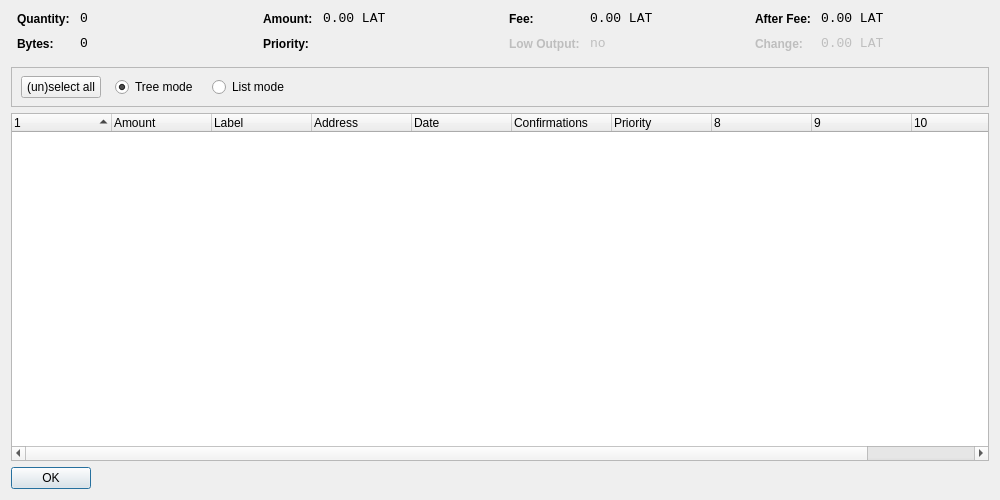
<?xml version="1.0" encoding="UTF-8"?>
<ui version="4.0">
 <class>CoinControlDialog</class>
 <widget class="QDialog" name="CoinControlDialog">
  <property name="geometry">
   <rect>
    <x>0</x>
    <y>0</y>
    <width>1000</width>
    <height>500</height>
   </rect>
  </property>
  <property name="windowTitle">
   <string>Coin Control</string>
  </property>
  <layout class="QVBoxLayout" name="verticalLayout">
   <item>
    <layout class="QHBoxLayout" name="horizontalLayoutTop" stretch="0,0,0,0">
     <property name="topMargin">
      <number>0</number>
     </property>
     <property name="bottomMargin">
      <number>10</number>
     </property>
     <item>
      <layout class="QFormLayout" name="formLayoutCoinControl1">
       <property name="horizontalSpacing">
        <number>10</number>
       </property>
       <property name="verticalSpacing">
        <number>10</number>
       </property>
       <property name="leftMargin">
        <number>6</number>
       </property>
       <property name="rightMargin">
        <number>6</number>
       </property>
       <item row="0" column="0">
        <widget class="QLabel" name="labelCoinControlQuantityText">
         <property name="styleSheet">
          <string notr="true">font-weight:bold;</string>
         </property>
         <property name="text">
          <string>Quantity:</string>
         </property>
        </widget>
       </item>
       <item row="0" column="1">
        <widget class="QLabel" name="labelCoinControlQuantity">
         <property name="font">
          <font>
           <family>Monospace</family>
           <pointsize>10</pointsize>
          </font>
         </property>
         <property name="cursor">
          <cursorShape>IBeamCursor</cursorShape>
         </property>
         <property name="contextMenuPolicy">
          <enum>Qt::ActionsContextMenu</enum>
         </property>
         <property name="text">
          <string>0</string>
         </property>
         <property name="textInteractionFlags">
          <set>Qt::LinksAccessibleByMouse|Qt::TextSelectableByKeyboard|Qt::TextSelectableByMouse</set>
         </property>
        </widget>
       </item>
       <item row="1" column="0">
        <widget class="QLabel" name="labelCoinControlBytesText">
         <property name="styleSheet">
          <string notr="true">font-weight:bold;</string>
         </property>
         <property name="text">
          <string>Bytes:</string>
         </property>
        </widget>
       </item>
       <item row="1" column="1">
        <widget class="QLabel" name="labelCoinControlBytes">
         <property name="font">
          <font>
           <family>Monospace</family>
           <pointsize>10</pointsize>
          </font>
         </property>
         <property name="cursor">
          <cursorShape>IBeamCursor</cursorShape>
         </property>
         <property name="contextMenuPolicy">
          <enum>Qt::ActionsContextMenu</enum>
         </property>
         <property name="text">
          <string>0</string>
         </property>
         <property name="textInteractionFlags">
          <set>Qt::LinksAccessibleByMouse|Qt::TextSelectableByKeyboard|Qt::TextSelectableByMouse</set>
         </property>
        </widget>
       </item>
      </layout>
     </item>
     <item>
      <layout class="QFormLayout" name="formLayoutCoinControl2">
       <property name="horizontalSpacing">
        <number>10</number>
       </property>
       <property name="verticalSpacing">
        <number>10</number>
       </property>
       <property name="leftMargin">
        <number>6</number>
       </property>
       <property name="rightMargin">
        <number>6</number>
       </property>
       <item row="0" column="0">
        <widget class="QLabel" name="labelCoinControlAmountText">
         <property name="styleSheet">
          <string notr="true">font-weight:bold;</string>
         </property>
         <property name="text">
          <string>Amount:</string>
         </property>
        </widget>
       </item>
       <item row="0" column="1">
        <widget class="QLabel" name="labelCoinControlAmount">
         <property name="font">
          <font>
           <family>Monospace</family>
           <pointsize>10</pointsize>
          </font>
         </property>
         <property name="cursor">
          <cursorShape>IBeamCursor</cursorShape>
         </property>
         <property name="contextMenuPolicy">
          <enum>Qt::ActionsContextMenu</enum>
         </property>
         <property name="text">
          <string>0.00 LAT</string>
         </property>
         <property name="textInteractionFlags">
          <set>Qt::LinksAccessibleByMouse|Qt::TextSelectableByKeyboard|Qt::TextSelectableByMouse</set>
         </property>
        </widget>
       </item>
       <item row="1" column="0">
        <widget class="QLabel" name="labelCoinControlPriorityText">
         <property name="styleSheet">
          <string notr="true">font-weight:bold;</string>
         </property>
         <property name="text">
          <string>Priority:</string>
         </property>
        </widget>
       </item>
       <item row="1" column="1">
        <widget class="QLabel" name="labelCoinControlPriority">
         <property name="font">
          <font>
           <family>Monospace</family>
           <pointsize>10</pointsize>
          </font>
         </property>
         <property name="cursor">
          <cursorShape>IBeamCursor</cursorShape>
         </property>
         <property name="contextMenuPolicy">
          <enum>Qt::ActionsContextMenu</enum>
         </property>
         <property name="text">
          <string/>
         </property>
         <property name="textInteractionFlags">
          <set>Qt::LinksAccessibleByMouse|Qt::TextSelectableByKeyboard|Qt::TextSelectableByMouse</set>
         </property>
        </widget>
       </item>
      </layout>
     </item>
     <item>
      <layout class="QFormLayout" name="formLayoutCoinControl3">
       <property name="horizontalSpacing">
        <number>10</number>
       </property>
       <property name="verticalSpacing">
        <number>10</number>
       </property>
       <property name="leftMargin">
        <number>6</number>
       </property>
       <property name="rightMargin">
        <number>6</number>
       </property>
       <item row="0" column="0">
        <widget class="QLabel" name="labelCoinControlFeeText">
         <property name="styleSheet">
          <string notr="true">font-weight:bold;</string>
         </property>
         <property name="text">
          <string>Fee:</string>
         </property>
        </widget>
       </item>
       <item row="0" column="1">
        <widget class="QLabel" name="labelCoinControlFee">
         <property name="font">
          <font>
           <family>Monospace</family>
           <pointsize>10</pointsize>
          </font>
         </property>
         <property name="cursor">
          <cursorShape>IBeamCursor</cursorShape>
         </property>
         <property name="contextMenuPolicy">
          <enum>Qt::ActionsContextMenu</enum>
         </property>
         <property name="text">
          <string>0.00 LAT</string>
         </property>
         <property name="textInteractionFlags">
          <set>Qt::LinksAccessibleByMouse|Qt::TextSelectableByKeyboard|Qt::TextSelectableByMouse</set>
         </property>
        </widget>
       </item>
       <item row="1" column="0">
        <widget class="QLabel" name="labelCoinControlLowOutputText">
         <property name="enabled">
          <bool>false</bool>
         </property>
         <property name="styleSheet">
          <string notr="true">font-weight:bold;</string>
         </property>
         <property name="text">
          <string>Low Output:</string>
         </property>
        </widget>
       </item>
       <item row="1" column="1">
        <widget class="QLabel" name="labelCoinControlLowOutput">
         <property name="enabled">
          <bool>false</bool>
         </property>
         <property name="font">
          <font>
           <family>Monospace</family>
           <pointsize>10</pointsize>
          </font>
         </property>
         <property name="cursor">
          <cursorShape>IBeamCursor</cursorShape>
         </property>
         <property name="contextMenuPolicy">
          <enum>Qt::ActionsContextMenu</enum>
         </property>
         <property name="text">
          <string>no</string>
         </property>
         <property name="textInteractionFlags">
          <set>Qt::LinksAccessibleByMouse|Qt::TextSelectableByKeyboard|Qt::TextSelectableByMouse</set>
         </property>
        </widget>
       </item>
      </layout>
     </item>
     <item>
      <layout class="QFormLayout" name="formLayoutCoinControl4">
       <property name="horizontalSpacing">
        <number>10</number>
       </property>
       <property name="verticalSpacing">
        <number>10</number>
       </property>
       <property name="leftMargin">
        <number>6</number>
       </property>
       <property name="rightMargin">
        <number>6</number>
       </property>
       <item row="0" column="0">
        <widget class="QLabel" name="labelCoinControlAfterFeeText">
         <property name="styleSheet">
          <string notr="true">font-weight:bold;</string>
         </property>
         <property name="text">
          <string>After Fee:</string>
         </property>
        </widget>
       </item>
       <item row="0" column="1">
        <widget class="QLabel" name="labelCoinControlAfterFee">
         <property name="font">
          <font>
           <family>Monospace</family>
           <pointsize>10</pointsize>
          </font>
         </property>
         <property name="cursor">
          <cursorShape>IBeamCursor</cursorShape>
         </property>
         <property name="contextMenuPolicy">
          <enum>Qt::ActionsContextMenu</enum>
         </property>
         <property name="text">
          <string>0.00 LAT</string>
         </property>
         <property name="textInteractionFlags">
          <set>Qt::LinksAccessibleByMouse|Qt::TextSelectableByKeyboard|Qt::TextSelectableByMouse</set>
         </property>
        </widget>
       </item>
       <item row="1" column="0">
        <widget class="QLabel" name="labelCoinControlChangeText">
         <property name="enabled">
          <bool>false</bool>
         </property>
         <property name="styleSheet">
          <string notr="true">font-weight:bold;</string>
         </property>
         <property name="text">
          <string>Change:</string>
         </property>
        </widget>
       </item>
       <item row="1" column="1">
        <widget class="QLabel" name="labelCoinControlChange">
         <property name="enabled">
          <bool>false</bool>
         </property>
         <property name="font">
          <font>
           <family>Monospace</family>
           <pointsize>10</pointsize>
          </font>
         </property>
         <property name="cursor">
          <cursorShape>IBeamCursor</cursorShape>
         </property>
         <property name="contextMenuPolicy">
          <enum>Qt::ActionsContextMenu</enum>
         </property>
         <property name="text">
          <string>0.00 LAT</string>
         </property>
         <property name="textInteractionFlags">
          <set>Qt::LinksAccessibleByMouse|Qt::TextSelectableByKeyboard|Qt::TextSelectableByMouse</set>
         </property>
        </widget>
       </item>
      </layout>
     </item>
    </layout>
   </item>
   <item>
    <widget class="QFrame" name="frame">
     <property name="minimumSize">
      <size>
       <width>0</width>
       <height>40</height>
      </size>
     </property>
     <property name="frameShape">
      <enum>QFrame::StyledPanel</enum>
     </property>
     <property name="frameShadow">
      <enum>QFrame::Sunken</enum>
     </property>
     <widget class="QWidget" name="horizontalLayoutWidget">
      <property name="geometry">
       <rect>
        <x>10</x>
        <y>0</y>
        <width>781</width>
        <height>41</height>
       </rect>
      </property>
      <layout class="QHBoxLayout" name="horizontalLayoutPanel" stretch="0,0,0,0,0">
       <property name="spacing">
        <number>14</number>
       </property>
       <item>
        <widget class="QPushButton" name="pushButtonSelectAll">
         <property name="sizePolicy">
          <sizepolicy hsizetype="Maximum" vsizetype="Fixed">
           <horstretch>0</horstretch>
           <verstretch>0</verstretch>
          </sizepolicy>
         </property>
         <property name="text">
          <string>(un)select all</string>
         </property>
        </widget>
       </item>
       <item>
        <widget class="QRadioButton" name="radioTreeMode">
         <property name="sizePolicy">
          <sizepolicy hsizetype="Maximum" vsizetype="Fixed">
           <horstretch>0</horstretch>
           <verstretch>0</verstretch>
          </sizepolicy>
         </property>
         <property name="text">
          <string>Tree mode</string>
         </property>
         <property name="checked">
          <bool>true</bool>
         </property>
        </widget>
       </item>
       <item>
        <widget class="QRadioButton" name="radioListMode">
         <property name="sizePolicy">
          <sizepolicy hsizetype="Maximum" vsizetype="Fixed">
           <horstretch>0</horstretch>
           <verstretch>0</verstretch>
          </sizepolicy>
         </property>
         <property name="text">
          <string>List mode</string>
         </property>
        </widget>
       </item>
       <item>
        <spacer name="horizontalSpacer">
         <property name="orientation">
          <enum>Qt::Horizontal</enum>
         </property>
         <property name="sizeHint" stdset="0">
          <size>
           <width>40</width>
           <height>20</height>
          </size>
         </property>
        </spacer>
       </item>
      </layout>
     </widget>
    </widget>
   </item>
   <item>
    <widget class="CoinControlTreeWidget" name="treeWidget">
     <property name="contextMenuPolicy">
      <enum>Qt::CustomContextMenu</enum>
     </property>
     <property name="sortingEnabled">
      <bool>false</bool>
     </property>
     <property name="columnCount">
      <number>11</number>
     </property>
     <attribute name="headerShowSortIndicator" stdset="0">
      <bool>true</bool>
     </attribute>
     <attribute name="headerStretchLastSection">
      <bool>false</bool>
     </attribute>
     <column>
      <property name="text">
       <string/>
      </property>
     </column>
     <column>
      <property name="text">
       <string>Amount</string>
      </property>
     </column>
     <column>
      <property name="text">
       <string>Label</string>
      </property>
     </column>
     <column>
      <property name="text">
       <string>Address</string>
      </property>
     </column>
     <column>
      <property name="text">
       <string>Date</string>
      </property>
     </column>
     <column>
      <property name="text">
       <string>Confirmations</string>
      </property>
      <property name="toolTip">
       <string>Confirmed</string>
      </property>
     </column>
     <column>
      <property name="text">
       <string>Priority</string>
      </property>
     </column>
     <column>
      <property name="text">
       <string/>
      </property>
     </column>
     <column>
      <property name="text">
       <string/>
      </property>
     </column>
     <column>
      <property name="text">
       <string/>
      </property>
     </column>
     <column>
      <property name="text">
       <string/>
      </property>
     </column>
    </widget>
   </item>
   <item>
    <widget class="QDialogButtonBox" name="buttonBox">
     <property name="sizePolicy">
      <sizepolicy hsizetype="Maximum" vsizetype="Fixed">
       <horstretch>0</horstretch>
       <verstretch>0</verstretch>
      </sizepolicy>
     </property>
     <property name="orientation">
      <enum>Qt::Horizontal</enum>
     </property>
     <property name="standardButtons">
      <set>QDialogButtonBox::Ok</set>
     </property>
    </widget>
   </item>
  </layout>
 </widget>
 <customwidgets>
  <customwidget>
   <class>CoinControlTreeWidget</class>
   <extends>QTreeWidget</extends>
   <header>coincontroltreewidget.h</header>
  </customwidget>
 </customwidgets>
 <resources/>
 <connections/>
</ui>
